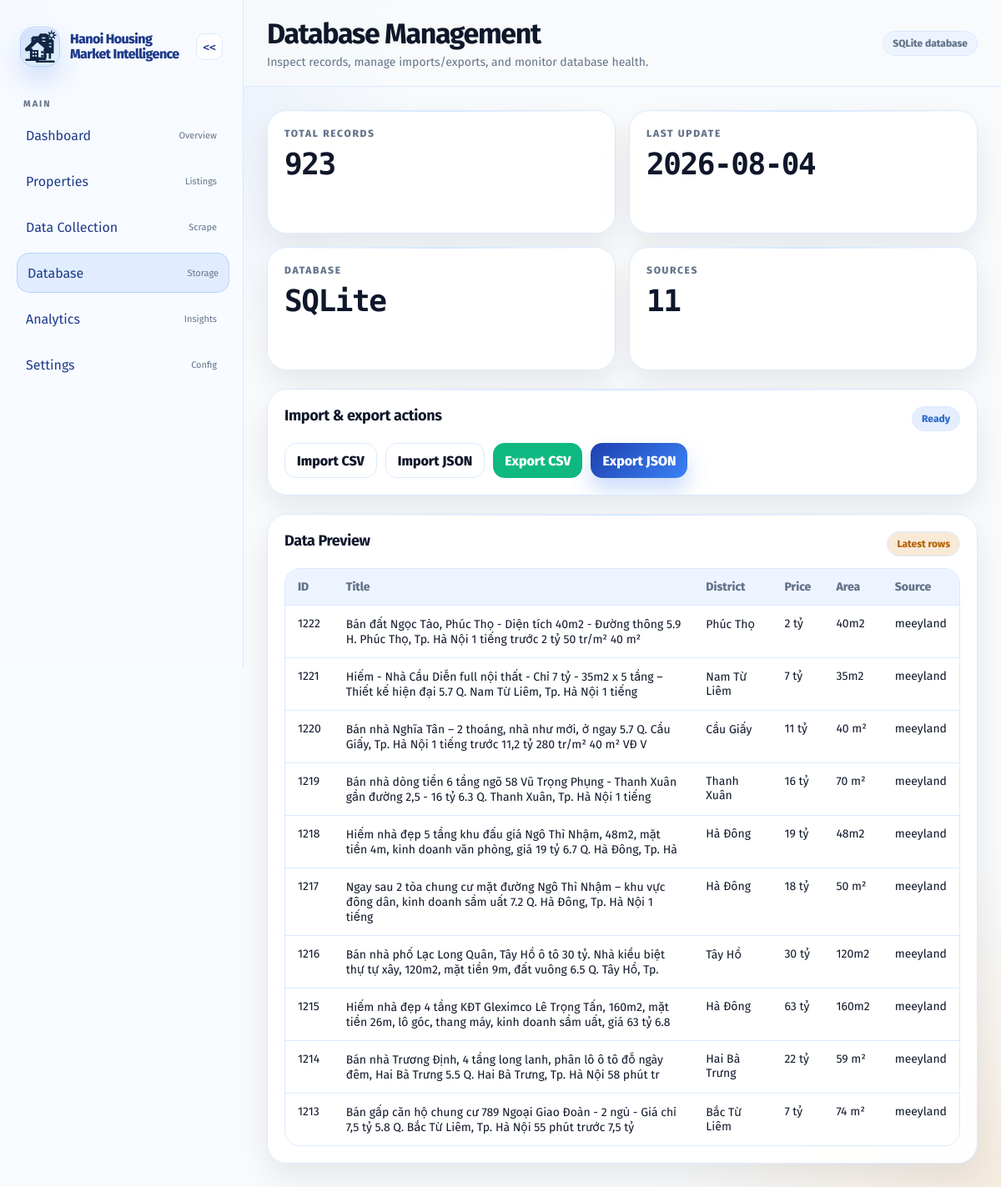
The page /database on the database its author committed.
### tables this page shows
CREATE TABLE properties (
                id INTEGER PRIMARY KEY AUTOINCREMENT,
                title TEXT,
                district TEXT,
                address TEXT,
                price REAL,
                price_text TEXT,
                area REAL,
                area_text TEXT,
                property_type TEXT,
                listing_date TEXT,
                source TEXT,
                url TEXT,
                created_at TEXT DEFAULT CURRENT_TIMESTAMP
            , ai_predicted_price REAL, ai_valuation_report TEXT);

### app.py (the view)
@app.get("/database")
def database():
    rows = _database_rows()
    preview_rows = rows[:10]
    sources = {row.get("source") for row in rows if row.get("source")}
    return render_template(
        "database.html",
        db_stats={
            "total_records": len(rows),
            "last_update": max((row.get("created_at") or "" for row in rows), default="—")[:10] or "—",
            "database_size": "SQLite",
            "sources": len(sources),
        },
        preview_rows=preview_rows,
    )

### app.py (called while the page is built)
@app.after_request
def add_response_headers(response):
    response.headers['Access-Control-Allow-Origin'] = '*'
    response.headers['Access-Control-Allow-Methods'] = 'GET, POST, OPTIONS'
    response.headers['Access-Control-Allow-Headers'] = 'Content-Type'
    response.headers['Cache-Control'] = 'no-store'
    return response

def _database_rows():
    return [dict(row) for row in PropertyRepository().fetch_all()]

### src/database/db_connection.py (called while the page is built)
def get_connection() -> sqlite3.Connection:
    DB_PATH.parent.mkdir(parents=True, exist_ok=True)
    conn = sqlite3.connect(DB_PATH)
    conn.row_factory = sqlite3.Row
    return conn

### src/database/property_repository.py (called while the page is built)
    def fetch_all(self):
        conn = get_connection()
        try:
            return conn.execute("SELECT * FROM properties ORDER BY id DESC").fetchall()
        finally:
            conn.close()

### templates/database.html (shortened to what this page needs)
<!doctype html>
<html lang="en">
  <head>
    <link rel="stylesheet" href="{{ url_for('static', filename='css/style.css') }}" />
  </head>
  <body>
    <div class="app-shell">
      <aside class="sidebar"><div class="brand"><div class="brand-mark" aria-hidden="true"></div><h2>Hanoi Housing Market Intelligence</h2></div><nav class="nav-group"><div class="nav-group-title">Main</div><a class="nav-link" href="/dashboard">Dashboard <small>Overview</small></a><a class="nav-link" href="/properties">Properties <small>Listings</small></a><a class="nav-link" href="/data-collection">Data Collection <small>Scrape</small></a><a class="nav-link active" href="/database">Database <small>Storage</small></a><a class="nav-link" href="/analytics">Analytics <small>Insights</small></a><a class="nav-link" href="/settings">Settings <small>Config</small></a></nav></aside>
      <main class="main-panel">
        <header class="topbar"><div><h1>Database Management</h1><p>Inspect records, manage imports/exports, and monitor database health.</p></div><div class="topbar-actions"><span class="chip">SQLite database</span></div></header>
        <section class="page-content">
          <section class="kpi-grid">
            <article class="card stat-card"><span class="stat-label">Total records</span><span class="stat-value">{{ db_stats.total_records }}</span></article>
            <article class="card stat-card"><span class="stat-label">Last update</span><span class="stat-value">{{ db_stats.last_update }}</span></article>
            <article class="card stat-card"><span class="stat-label">Database</span><span class="stat-value">{{ db_stats.database_size }}</span></article>
            <article class="card stat-card"><span class="stat-label">Sources</span><span class="stat-value">{{ db_stats.sources }}</span></article>
          </section>
          <article class="card">
            <div class="panel-header"><h3>Import & export actions</h3><span class="badge badge-info">Ready</span></div>
            <div class="topbar-actions">
              <form action="{{ url_for('import_database_csv') }}" method="post" enctype="multipart/form-data" class="inline-upload-form">
                <label class="btn btn-secondary" for="importCsvInput">Import CSV</label>
              </form>
              <form action="{{ url_for('import_database_json') }}" method="post" enctype="multipart/form-data" class="inline-upload-form">
                <label class="btn btn-secondary" for="importJsonInput">Import JSON</label>
              </form>
              <a class="btn btn-success" href="{{ url_for('export_database_csv') }}">Export CSV</a>
              <a class="btn btn-primary" href="{{ url_for('export_database_json') }}">Export JSON</a>
            </div>
          </article>
          <article class="card">
            <div class="panel-header"><h3>Data Preview</h3><span class="badge badge-warn">Latest rows</span></div>
            <div class="table-wrap"><table class="table"><thead><tr><th>ID</th><th>Title</th><th>District</th><th>Price</th><th>Area</th><th>Source</th></tr></thead><tbody>
              {% for row in preview_rows %}
                <tr><td>{{ row.id }}</td><td>{{ row.title or 'Untitled listing' }}</td><td>{{ row.district or 'Unknown' }}</td><td>{{ row.price_text or row.price or '—' }}</td><td>{{ row.area_text or row.area or '—' }}</td><td>{{ row.source or 'unknown' }}</td></tr>
              {% else %}
                <tr><td colspan="6" class="muted">No records found.</td></tr>
              {% endfor %}
            </tbody></table></div>
          </article>
        </section>
      </main>
    </div>
  </body>
</html>

### rows shown on the page
properties: id "1222", title "Bán đất Ngọc Tảo, Phúc Thọ - Diện tích 40m2 - Đường thông 5.9 H. Phúc Thọ, Tp. Hà Nội 1 tiếng trước 2 tỷ 50 tr/m² 40 m²", district "Phúc Thọ", price_text "2 tỷ", area_text "40m2", source "meeyland"
properties: id "1221", title "Hiếm - Nhà Cầu Diễn full nội thất - Chỉ 7 tỷ - 35m2 x 5 tầng – Thiết kế hiện đại 5.7 Q. Nam Từ Liêm, Tp. Hà Nội 1 tiếng", district "Nam Từ Liêm", price_text "7 tỷ", area_text "35m2", source "meeyland"
properties: id "1220", title "Bán nhà Nghĩa Tân – 2 thoáng, nhà như mới, ở ngay 5.7 Q. Cầu Giấy, Tp. Hà Nội 1 tiếng trước 11,2 tỷ 280 tr/m² 40 m² VĐ V", district "Cầu Giấy", price_text "11 tỷ", area_text "40 m²", source "meeyland"
properties: id "1219", title "Bán nhà dòng tiền 6 tầng ngõ 58 Vũ Trọng Phụng - Thanh Xuân gần đường 2,5 - 16 tỷ 6.3 Q. Thanh Xuân, Tp. Hà Nội 1 tiếng", district "Thanh Xuân", price_text "16 tỷ", area_text "70 m²", source "meeyland"
properties: id "1218", title "Hiếm nhà đẹp 5 tầng khu đấu giá Ngô Thì Nhậm, 48m2, mặt tiền 4m, kinh doanh văn phòng, giá 19 tỷ 6.7 Q. Hà Đông, Tp. Hà", district "Hà Đông", price_text "19 tỷ", area_text "48m2", source "meeyland"
properties: id "1217", title "Ngay sau 2 tòa chung cư mặt đường Ngô Thì Nhậm – khu vực đông dân, kinh doanh sầm uất 7.2 Q. Hà Đông, Tp. Hà Nội 1 tiếng", district "Hà Đông", price_text "18 tỷ", area_text "50 m²", source "meeyland"
properties: id "1216", title "Bán nhà phố Lạc Long Quân, Tây Hồ ô tô 30 tỷ. Nhà kiểu biệt thự tự xây, 120m2, mặt tiền 9m, đất vuông 6.5 Q. Tây Hồ, Tp.", district "Tây Hồ", price_text "30 tỷ", area_text "120m2", source "meeyland"
properties: id "1215", title "Hiếm nhà đẹp 4 tầng KĐT Gleximco Lê Trọng Tấn, 160m2, mặt tiền 26m, lô góc, thang máy, kinh doanh sầm uất, giá 63 tỷ 6.8", district "Hà Đông", price_text "63 tỷ", area_text "160m2", source "meeyland"
properties: id "1214", title "Bán nhà Trương Định, 4 tầng long lanh, phân lô ô tô đỗ ngày đêm, Hai Bà Trưng 5.5 Q. Hai Bà Trưng, Tp. Hà Nội 58 phút tr", district "Hai Bà Trưng", price_text "22 tỷ", area_text "59 m²", source "meeyland"
properties: id "1213", title "Bán gấp căn hộ chung cư 789 Ngoại Giao Đoàn - 2 ngủ - Giá chỉ 7,5 tỷ 5.8 Q. Bắc Từ Liêm, Tp. Hà Nội 55 phút trước 7,5 tỷ", district "Bắc Từ Liêm", price_text "7 tỷ", area_text "74 m²", source "meeyland"

### other values the page prints
{{ db_stats.total_records }} "923"
{{ db_stats.last_update }} "2026-08-04"
{{ db_stats.database_size }} "SQLite"
{{ db_stats.sources }} "11"
